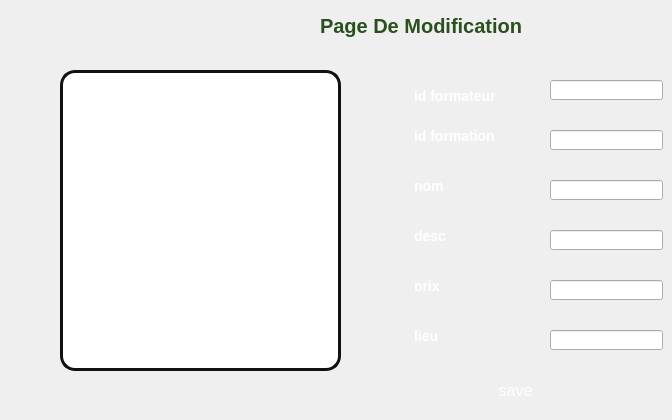
      <widget class="QWidget" name="page_8">
       <widget class="QTableView" name="tableView_18">
        <property name="geometry">
         <rect>
          <x>60</x>
          <y>70</y>
          <width>281</width>
          <height>301</height>
         </rect>
        </property>
        <property name="sizePolicy">
         <sizepolicy hsizetype="Fixed" vsizetype="Fixed">
          <horstretch>0</horstretch>
          <verstretch>0</verstretch>
         </sizepolicy>
        </property>
        <property name="focusPolicy">
         <enum>Qt::NoFocus</enum>
        </property>
        <property name="autoFillBackground">
         <bool>false</bool>
        </property>
        <property name="styleSheet">
         <string notr="true">background:white;
border:3px solid #11110E;
border-radius: 15px 15px 50px 50px;

</string>
        </property>
        <property name="frameShape">
         <enum>QFrame::NoFrame</enum>
        </property>
        <property name="horizontalScrollBarPolicy">
         <enum>Qt::ScrollBarAlwaysOff</enum>
        </property>
        <property name="sizeAdjustPolicy">
         <enum>QAbstractScrollArea::AdjustIgnored</enum>
        </property>
        <property name="editTriggers">
         <set>QAbstractItemView::NoEditTriggers</set>
        </property>
        <property name="tabKeyNavigation">
         <bool>false</bool>
        </property>
        <property name="showDropIndicator" stdset="0">
         <bool>false</bool>
        </property>
        <property name="dragDropOverwriteMode">
         <bool>false</bool>
        </property>
        <property name="alternatingRowColors">
         <bool>true</bool>
        </property>
        <property name="selectionMode">
         <enum>QAbstractItemView::SingleSelection</enum>
        </property>
        <property name="selectionBehavior">
         <enum>QAbstractItemView::SelectRows</enum>
        </property>
        <property name="textElideMode">
         <enum>Qt::ElideNone</enum>
        </property>
        <property name="showGrid">
         <bool>false</bool>
        </property>
        <property name="gridStyle">
         <enum>Qt::NoPen</enum>
        </property>
        <property name="cornerButtonEnabled">
         <bool>false</bool>
        </property>
        <attribute name="horizontalHeaderVisible">
         <bool>false</bool>
        </attribute>
        <attribute name="horizontalHeaderMinimumSectionSize">
         <number>30</number>
        </attribute>
        <attribute name="horizontalHeaderDefaultSectionSize">
         <number>120</number>
        </attribute>
       </widget>
       <widget class="QLineEdit" name="lineEdit_8">
        <property name="geometry">
         <rect>
          <x>550</x>
          <y>80</y>
          <width>113</width>
          <height>20</height>
         </rect>
        </property>
       </widget>
       <widget class="QLineEdit" name="lineEdit_9">
        <property name="geometry">
         <rect>
          <x>550</x>
          <y>130</y>
          <width>113</width>
          <height>20</height>
         </rect>
        </property>
       </widget>
       <widget class="QLineEdit" name="lineEdit_10">
        <property name="geometry">
         <rect>
          <x>550</x>
          <y>180</y>
          <width>113</width>
          <height>20</height>
         </rect>
        </property>
       </widget>
       <widget class="QLineEdit" name="lineEdit_11">
        <property name="geometry">
         <rect>
          <x>550</x>
          <y>230</y>
          <width>113</width>
          <height>20</height>
         </rect>
        </property>
       </widget>
       <widget class="QLineEdit" name="lineEdit_12">
        <property name="geometry">
         <rect>
          <x>550</x>
          <y>280</y>
          <width>113</width>
          <height>20</height>
         </rect>
        </property>
       </widget>
       <widget class="QLineEdit" name="lineEdit_13">
        <property name="geometry">
         <rect>
          <x>550</x>
          <y>330</y>
          <width>113</width>
          <height>20</height>
         </rect>
        </property>
       </widget>
       <widget class="QPushButton" name="modifierformation">
        <property name="geometry">
         <rect>
          <x>460</x>
          <y>370</y>
          <width>111</width>
          <height>41</height>
         </rect>
        </property>
        <property name="styleSheet">
         <string notr="true">QPushButton
{
    background-color: qlineargradient(spread:pad, x1:0, y1:0, x2:1, y2:1, 
                                      stop:0 #4682B4, stop:1 #87CEEB); /* Dégradé de bleu acier à bleu ciel */
    border: none; /* Suppression de la bordure pour un look épuré */
    border-radius: 15px; /* Bordures arrondies pour un design moderne */
    font-size: 16px; /* Taille de police pour une meilleure lisibilité */
    color: white; /* Texte en blanc pour un bon contraste */
    padding: 12px 24px; /* Espacement interne pour un bouton plus grand et plus confortable */
    box-shadow: 0 5px 15px rgba(0, 0, 128, 0.3); /* Ombre bleue subtile pour un effet 3D léger */
    transition: background-color 0.3s, transform 0.3s; /* Transition pour les effets de survol et de clic */
}

QPushButton:hover
{
    background-color: qlineargradient(spread:pad, x1:0, y1:0, x2:1, y2:1, 
                                      stop:0 #5A9BD5, stop:1 #B0E0E6); /* Dégradé plus clair au survol */
    transform: scale(1.05); /* Légère augmentation de la taille au survol pour un effet interactif */
}

QPushButton:pressed
{
    background-color: qlineargradient(spread:pad, x1:0, y1:0, x2:1, y2:1, 
                                      stop:0 #1E90FF, stop:1 #4682B4); /* Dégradé plus foncé lors du clic */
    transform: scale(0.98); /* Légère réduction de la taille lors du clic pour un effet de pression */
}
</string>
        </property>
        <property name="text">
         <string>save</string>
        </property>
       </widget>
       <widget class="QLabel" name="label_19">
        <property name="geometry">
         <rect>
          <x>400</x>
          <y>80</y>
          <width>111</width>
          <height>31</height>
         </rect>
        </property>
        <property name="styleSheet">
         <string notr="true">QLabel
{
    background: qlineargradient(x1:0, y1:0, x2:1, y2:0,
                                stop:0 #87CEEB,  /* Bleu ciel clair */
                                stop:1 #B0E0E6); /* Bleu poudre */
    border-radius: 15px; /* Bordures arrondies */
    padding: 10px; /* Espacement interne pour le texte */
    color: #FFFFFF; /* Couleur du texte blanc */
    font-weight: bold; /* Texte en gras */
    font-size: 14px; /* Taille du texte */
}
</string>
        </property>
        <property name="text">
         <string>id formateur</string>
        </property>
       </widget>
       <widget class="QLabel" name="label_20">
        <property name="geometry">
         <rect>
          <x>400</x>
          <y>320</y>
          <width>111</width>
          <height>31</height>
         </rect>
        </property>
        <property name="styleSheet">
         <string notr="true">QLabel
{
    background: qlineargradient(x1:0, y1:0, x2:1, y2:0,
                                stop:0 #87CEEB,  /* Bleu ciel clair */
                                stop:1 #B0E0E6); /* Bleu poudre */
    border-radius: 15px; /* Bordures arrondies */
    padding: 10px; /* Espacement interne pour le texte */
    color: #FFFFFF; /* Couleur du texte blanc */
    font-weight: bold; /* Texte en gras */
    font-size: 14px; /* Taille du texte */
}
</string>
        </property>
        <property name="text">
         <string>lieu</string>
        </property>
       </widget>
       <widget class="QLabel" name="label_21">
        <property name="geometry">
         <rect>
          <x>400</x>
          <y>170</y>
          <width>111</width>
          <height>31</height>
         </rect>
        </property>
        <property name="styleSheet">
         <string notr="true">QLabel
{
    background: qlineargradient(x1:0, y1:0, x2:1, y2:0,
                                stop:0 #87CEEB,  /* Bleu ciel clair */
                                stop:1 #B0E0E6); /* Bleu poudre */
    border-radius: 15px; /* Bordures arrondies */
    padding: 10px; /* Espacement interne pour le texte */
    color: #FFFFFF; /* Couleur du texte blanc */
    font-weight: bold; /* Texte en gras */
    font-size: 14px; /* Taille du texte */
}
</string>
        </property>
        <property name="text">
         <string>nom</string>
        </property>
       </widget>
       <widget class="QLabel" name="label_22">
        <property name="geometry">
         <rect>
          <x>400</x>
          <y>220</y>
          <width>111</width>
          <height>31</height>
         </rect>
        </property>
        <property name="styleSheet">
         <string notr="true">QLabel
{
    background: qlineargradient(x1:0, y1:0, x2:1, y2:0,
                                stop:0 #87CEEB,  /* Bleu ciel clair */
                                stop:1 #B0E0E6); /* Bleu poudre */
    border-radius: 15px; /* Bordures arrondies */
    padding: 10px; /* Espacement interne pour le texte */
    color: #FFFFFF; /* Couleur du texte blanc */
    font-weight: bold; /* Texte en gras */
    font-size: 14px; /* Taille du texte */
}
</string>
        </property>
        <property name="text">
         <string>desc</string>
        </property>
       </widget>
       <widget class="QLabel" name="label_23">
        <property name="geometry">
         <rect>
          <x>400</x>
          <y>270</y>
          <width>111</width>
          <height>31</height>
         </rect>
        </property>
        <property name="styleSheet">
         <string notr="true">QLabel
{
    background: qlineargradient(x1:0, y1:0, x2:1, y2:0,
                                stop:0 #87CEEB,  /* Bleu ciel clair */
                                stop:1 #B0E0E6); /* Bleu poudre */
    border-radius: 15px; /* Bordures arrondies */
    padding: 10px; /* Espacement interne pour le texte */
    color: #FFFFFF; /* Couleur du texte blanc */
    font-weight: bold; /* Texte en gras */
    font-size: 14px; /* Taille du texte */
}
</string>
        </property>
        <property name="text">
         <string>prix</string>
        </property>
       </widget>
       <widget class="QLabel" name="label_39">
        <property name="geometry">
         <rect>
          <x>320</x>
          <y>10</y>
          <width>211</width>
          <height>31</height>
         </rect>
        </property>
        <property name="styleSheet">
         <string notr="true">color: #2A501F;
font-family: 'Athiti';
font-style: normal;
font-weight: 700;
font-size: 20px;
background-color: none;</string>
        </property>
        <property name="text">
         <string>Page De Modification </string>
        </property>
       </widget>
       <widget class="QLabel" name="label_24">
        <property name="geometry">
         <rect>
          <x>400</x>
          <y>120</y>
          <width>111</width>
          <height>31</height>
         </rect>
        </property>
        <property name="styleSheet">
         <string notr="true">QLabel
{
    background: qlineargradient(x1:0, y1:0, x2:1, y2:0,
                                stop:0 #87CEEB,  /* Bleu ciel clair */
                                stop:1 #B0E0E6); /* Bleu poudre */
    border-radius: 15px; /* Bordures arrondies */
    padding: 10px; /* Espacement interne pour le texte */
    color: #FFFFFF; /* Couleur du texte blanc */
    font-weight: bold; /* Texte en gras */
    font-size: 14px; /* Taille du texte */
}
</string>
        </property>
        <property name="text">
         <string>id formation</string>
        </property>
       </widget>
      </widget>
